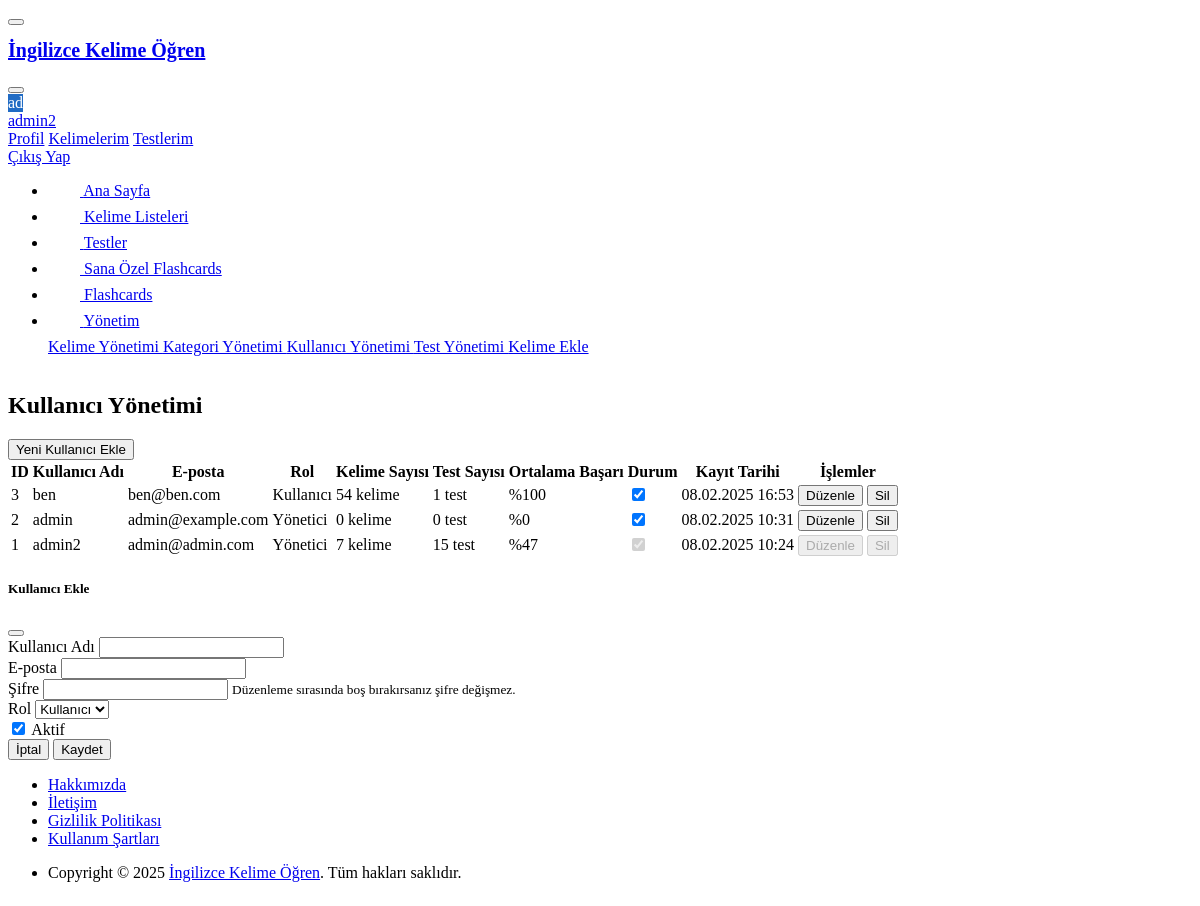
The page /admin/users.php (signed in) on the database its author committed.
### tables this page shows
CREATE TABLE `users` (
  `id` int(11) NOT NULL AUTO_INCREMENT,
  `username` varchar(50) NOT NULL,
  `email` varchar(100) NOT NULL,
  `password` varchar(255) NOT NULL,
  `role` enum('user','admin') DEFAULT 'user',
  `created_at` timestamp NOT NULL DEFAULT current_timestamp(),
  `updated_at` timestamp NOT NULL DEFAULT current_timestamp() ON UPDATE current_timestamp(),
  `last_login` timestamp NULL DEFAULT NULL,
  `is_active` tinyint(1) DEFAULT 1,
  `reset_token` varchar(100) DEFAULT NULL,
  `reset_token_expires` timestamp NULL DEFAULT NULL,
  PRIMARY KEY (`id`),
  UNIQUE KEY `username` (`username`),
  UNIQUE KEY `email` (`email`)
);

### admin/users.php (the view, shortened to what this page needs)
<?php
include '../includes/header/header.php';
try {
    $db = dbConnect();
    $users = $db->query("
        SELECT u.*,
               (SELECT COUNT(*) FROM user_words WHERE user_id = u.id) as total_words,
               (SELECT COUNT(*) FROM test_results WHERE user_id = u.id) as total_tests,
               (SELECT AVG(score) FROM test_results WHERE user_id = u.id) as average_score
        FROM users u
        ORDER BY u.created_at DESC
    ")->fetchAll();
} catch (PDOException $e) {
    $error = "Kullanıcılar yüklenirken bir hata oluştu.";
}
?>
<div class="container-xl">
    <div class="page-header d-print-none">
        <div class="row align-items-center">
            <div class="col">
                <h2 class="page-title">Kullanıcı Yönetimi</h2>
            </div>
            <div class="col-auto ms-auto">
                <button class="btn btn-primary" onclick="showAddUserModal()">
                    <i class="ti ti-plus"></i> Yeni Kullanıcı Ekle
                </button>
            </div>
        </div>
    </div>
    <div class="card">
        <div class="card-body">
            <div class="table-responsive">
                <table class="table table-vcenter">
                    <thead>
                        <tr>
                            <th>ID</th>
                            <th>Kullanıcı Adı</th>
                            <th>E-posta</th>
                            <th>Rol</th>
                            <th>Kelime Sayısı</th>
                            <th>Test Sayısı</th>
                            <th>Ortalama Başarı</th>
                            <th>Durum</th>
                            <th>Kayıt Tarihi</th>
                            <th>İşlemler</th>
                        </tr>
                    </thead>
                    <tbody>
                        <?php foreach ($users as $user): ?>
                        <tr>
                            <td><?php echo $user['id']; ?></td>
                            <td><?php echo htmlspecialchars($user['username']); ?></td>
                            <td><?php echo htmlspecialchars($user['email']); ?></td>
                            <td>
                                <span class="badge text-white <?php echo $user['role'] === 'admin' ? 'bg-red' : 'bg-blue'; ?>">
                                    <?php echo $user['role'] === 'admin' ? 'Yönetici' : 'Kullanıcı'; ?>
                                </span>
                            </td>
                            <td>
                                <span class="badge bg-azure text-white"><?php echo $user['total_words']; ?> kelime</span>
                            </td>
                            <td>
                                <span class="badge bg-purple text-white"><?php echo $user['total_tests']; ?> test</span>
                            </td>
                            <td>
                                <span class="badge text-white bg-<?php echo $user['average_score'] >= 70 ? 'success' : ($user['average_score'] >= 50 ? 'warning' : 'danger'); ?>">
                                    %<?php echo round($user['average_score'] ?? 0); ?>
                                </span>
                            </td>
                            <td>
                                <label class="form-check form-switch">
                                    <input class="form-check-input" type="checkbox"
                                           <?php echo $user['is_active'] ? 'checked' : ''; ?>
                                           onchange="toggleUserStatus(<?php echo $user['id']; ?>, this.checked)"
                                           <?php echo $user['id'] === $_SESSION['user_id'] ? 'disabled' : ''; ?>>
                                </label>
                            </td>
                            <td><?php echo date('d.m.Y H:i', strtotime($user['created_at'])); ?></td>
                            <td>
                                <div class="btn-list">
                                    <button class="btn btn-sm btn-warning"
                                            onclick="showEditUserModal(<?php echo htmlspecialchars(json_encode($user)); ?>)"
                                            <?php echo $user['id'] === $_SESSION['user_id'] ? 'disabled' : ''; ?>>
                                        <i class="ti ti-edit"></i> Düzenle
                                    </button>
                                    <button class="btn btn-sm btn-danger"
                                            onclick="deleteUser(<?php echo $user['id']; ?>)"
                                            <?php echo $user['id'] === $_SESSION['user_id'] ? 'disabled' : ''; ?>>
                                        <i class="ti ti-trash"></i> Sil
                                    </button>
                                </div>
                            </td>
                        </tr>
                        <?php endforeach; ?>
                    </tbody>
                </table>
            </div>
        </div>
    </div>
</div>
<div class="modal fade" id="userModal" tabindex="-1">
    <div class="modal-dialog">
        <div class="modal-content">
            <div class="modal-header">
                <h5 class="modal-title" id="modalTitle">Kullanıcı Ekle</h5>
                <button type="button" class="btn-close" data-bs-dismiss="modal"></button>
            </div>
            <div class="modal-body">
                <form id="userForm">
                    <div class="mb-3">
                        <label class="form-label">Kullanıcı Adı</label>
                        <input type="text" class="form-control" id="username" name="username" required>
                    </div>
                    <div class="mb-3">
                        <label class="form-label">E-posta</label>
                        <input type="email" class="form-control" id="email" name="email" required>
                    </div>
                    <div class="mb-3">
                        <label class="form-label">Şifre</label>
                        <input type="password" class="form-control" id="password" name="password">
                        <small class="text-muted">Düzenleme sırasında boş bırakırsanız şifre değişmez.</small>
                    </div>
                    <div class="mb-3">
                        <label class="form-label">Rol</label>
                        <select class="form-select" id="role" name="role" required>
                            <option value="user">Kullanıcı</option>
                        </select>
                    </div>
                    <div class="mb-3">
                        <label class="form-check">
                            <input type="checkbox" class="form-check-input" id="isActive" name="is_active" checked>
                            <span class="form-check-label">Aktif</span>
                        </label>
                    </div>
                </form>
            </div>
            <div class="modal-footer">
                <button type="button" class="btn btn-secondary" data-bs-dismiss="modal">İptal</button>
                <button type="button" class="btn btn-primary" onclick="saveUser()">Kaydet</button>
            </div>
        </div>
    </div>
</div>
<?php include '../includes/footer/footer.php'; ?>

### assets/css/style.css (style rules this page uses)
:root { --primary-color: #206bc4; --secondary-color: #626976; --success-color: #2fb344; --warning-color: #f76707; --danger-color: #d63939; --info-color: #4299e1; --bg-color: #ffffff; --text-color: #1f2937; --card-bg: #ffffff; --border-color: #e5e7eb; }

### rows shown on the page
users: id "3", username "ben", email "ben@ben.com", role "Kullanıcı", total_words "54", total_tests "1", average_score "100", is_active "☑", created_at "08.02.2025 16:53"
users: id "2", username "admin", email "admin@example.com", role "Yönetici", total_words "0", total_tests "0", average_score "0", is_active "☑", created_at "08.02.2025 10:31"
users: id "1", username "admin2", email "admin@admin.com", role "Yönetici", total_words "7", total_tests "15", average_score "47", is_active "☑", created_at "08.02.2025 10:24"

### other values the page prints
substr($_SESSION['username'], 0, 2) "ad"
$_SESSION['username'] "admin2"
